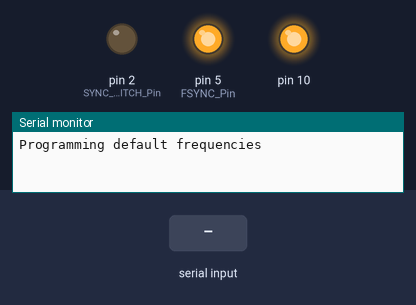
This sketch was run on a simulated Arduino Uno, built with avr-gcc and run on an emulated ATmega328P. On the bench: output pins drawn as LEDs (lit = HIGH), the last lines printed to the serial monitor. Inputs (shaded band) come from the test bench. Pins used as bus, display or sensor lines are not drawn.

Above: at 0.01 s.
At 3.7 s:
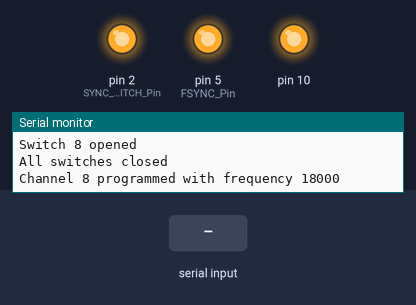
3.8 s: "reset\n" received over Serial
Timing chart, 0 to 6.8 s (numbered marks = the images above; inputs shaded):
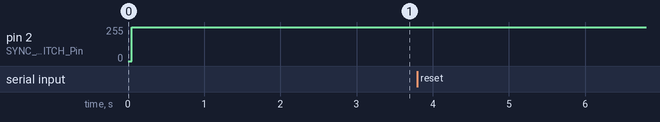

The sketch:

DDS_PCB.ino
```cpp
/* Code for programming the prototype Parallel CS board
Updated by Tom Dowrick 21.3.17
*/

// Library for handling the SPI transfer
#include <SPI.h>

#include "definitions.h"
#include "frequencies.h"
#include <stdio.h>

void setup() {

	Serial.begin(SERIAL_BAUD_RATE);

	// For SPI data transfer setup
	pinMode(FSYNC_Pin, OUTPUT);
	pinMode(SDATA_SPI_Pin, OUTPUT);
	pinMode(SCLK_SPI_Pin, OUTPUT);

	digitalWrite(FSYNC_Pin, HIGH); //Set FSYNC High. FSYNC is active low
	digitalWrite(SDATA_SPI_Pin, LOW);
	digitalWrite(SCLK_SPI_Pin, LOW);

	//For Digital Switch
	pinMode(SCLK_SWITCH_Pin, OUTPUT);
	pinMode(SYNC_SWITCH_Pin, OUTPUT);
	pinMode(RESET_SWITCH_Pin, OUTPUT);
	pinMode(DIN_SWITCH_Pin, OUTPUT);

	digitalWrite( SCLK_SWITCH_Pin, LOW );
	digitalWrite( DIN_SWITCH_Pin, LOW );
	digitalWrite( SYNC_SWITCH_Pin, HIGH );
	digitalWrite( RESET_SWITCH_Pin, HIGH );

	// Arduino handles most of the underlying SPI transfer by itself, set it up here
	SPI.begin();  // Enable SPI
	SPI.setBitOrder(MSBFIRST);  // Send data Most significant bit first, this is necessary for the AD9833
	SPI.setDataMode(SPI_MODE2);  // Set SPI Mode 2 (Data captured on falling edge of clock, clock inversion on)
	SPI.setClockDivider(SPI_CLOCK_DIV128);    // Set clock divider (optional)
}


void loop() {

	byte byteRead; // Serial read data
	int chan_to_program; //Channel number
	int val_to_program; // Frequency (Hz) or phase (degrees) value
	String what_to_program; // Freq, Phase, All or Reset

	// Program DDS chips according to values in Freqs[].
	Program_Freqs (Freqs, NUM_CHANNELS);

	// Allow setting of frequency/phase from serial monitor
	// Input 'freq chan_to_program val_to_program' to program frequency
	// 'phase chan_to_program val_to_program' to set phase

	while (1) {
		// Wait for Serial data to be received and parse it

		delay(ONE_SECOND_DELAY);

		if (Serial.available()) {

			what_to_program = Serial.readStringUntil(' '); // Get a string
			chan_to_program = Serial.parseInt(); // Get an int
			val_to_program = Serial.parseInt(); // Get an int

			// Process input and call appropriate commands
			// Can't use switch statement to do this as it won't accept a string as a comparator
			if (what_to_program == "reset") {
				Reset_All(NUM_CHANNELS);
			}

			else if (what_to_program == "all") {
				Program_Freqs(Freqs, NUM_CHANNELS);
			}

			else if (what_to_program == "freq")     {
				Set_AD9833_Frequency(val_to_program, chan_to_program);
			}

			else if (what_to_program == "phase")	 {
				Set_AD9833_Phase(val_to_program, chan_to_program);
			}

			// default case - invalid command has been passed
			else {
				Serial.println("Command not recognised.");
			}
		}
	}
}


void Program_Freqs (long Freqs [], int n_chans) {

	/* Loop through each freq/chan pair and program the switches/DDS chip */

	Serial.println("Programming default frequencies");
	for (int i = 0; i < n_chans; i++) {
		Set_AD9833_Frequency(Freqs[i], i + 1);
	}
}

// Additional functions that may be helpful

void Program_Then_Turn_Off(long Freqs[], int n_chans, unsigned int on_time_milli) {

	/* At the moment (6.12.16) we want to limit the injection time to some maximum value to be over-cautious.
If the specified injection time is too long, cancel the injections by resetting all DDS chips and return */

	if (on_time_milli > MAX_CAUTIOUS_INJECTION) {
		Serial.println("Injection time higher than maximum defined time. Turning off all DDS chips");
		Reset_All(n_chans);
		return;
	}

	//Program all of the channels, wait a specified time, then turn off.
	else {
		Program_Freqs(Freqs, n_chans);
		delay(on_time_milli);
		Reset_All(n_chans);
	}
}
```

Program_DDS.ino
```cpp
/* Functions to Program the AD9833, see http://www.analog.com/media/en/technical-documentation/application-notes/AN-1070.pdf for more details on the algorithm and technical details.

For a required frequency/phase value, a frequency/phase word is calculated which must be sent to the DDS chip over SPI */

#include "definitions.h"
#include "Arduino.h"
#include <stdio.h>

void AD9833_SendWord(unsigned int data, int chan) {
	/* SPI Data write can only send 8 bits at a time, so this splits up a 16 bit word and sends it as two parts. Unsigned int is 32 bits long, only the 16MSB are used.
	A few ms of delay are added before/after SPI transfer to account for propagation delay differences between digital isolators and switching circuitry */

	// Set FSYNC pin on the DDS chip we want to program
	Set_ADG984(chan);
	delay(SWITCH_DELAY_TIME);

	// SPI.transfer only sends 8 bits a a time
	// Send 16 bit word as two 8 bit sections
	SPI.transfer( (data >> 8) & SPI_BIT_MASK);
	SPI.transfer(data & SPI_BIT_MASK);

	// Disable SPI
	// We want to close all of the switches, so use some sentinel values >> than the number of switches (e.g. 1000) to make this happen
	Set_ADG984(CLOSE_ALL_SWITCHES);
	delay(SWITCH_DELAY_TIME);
}

unsigned long Get_Frequency_Word(long freq) {
	// Calculate the frequency word, which is 28 bits long.
	unsigned long freq_word = (unsigned long)(DDS_PROGRAM_CONSTANT / DDS_CLOCK_FREQUENCY * freq);
	return freq_word;
}


unsigned int Get_MSB(unsigned long freq_word) {
	// Get the MSB of the frequency word
	// The 4 MSB of the frequency word aren't used, this gets the next 14 MSB
	unsigned int msb = freq_word >> 14;

	// Set the two MSB to indiciate which DDS register data will be sent to.
	return msb | FREQ_REG_MASK;;
}


unsigned int Get_LSB(unsigned long freq_word) {
	// Get the LSB of the frequency word
	unsigned int lsb = freq_word & LSB_BIT_MASK;  // Gives the 14 LSB

	// Set the two MSB to indiciate which DDS register data will be sent to.
	return lsb | FREQ_REG_MASK;;
}


int Set_AD9833_Frequency(long freq, int chan) {
	/* Generate the frequency word, msb and lsb, and send to the DDS chips */

	// Abort if frequency is 0, negative or greater than 100kHz
	if (freq <= 0 || freq > MAX_FREQUENCY) {
		Serial.println("Invalid Frequency.");
		return -1;
	}

	// Generate the frequency register values for the desired frequency
	// Frequency value to send to AD9833, needs to be separated into two parts, 14 bits long each
	unsigned long freq_word =  Get_Frequency_Word(freq);
	unsigned int msb = Get_MSB(freq_word);
	unsigned int lsb = Get_LSB(freq_word);

	// Set control register, frequency register (in two parts LSB and MSB) and phase register
	AD9833_SendWord(CONTROL_REGISTER_VALUE, chan);       // Control register
	AD9833_SendWord(lsb, chan);                         // Frequency Regsiter part 1 (LSB)
	AD9833_SendWord(msb, chan);                         // Frequency Register part 2 (MSB)
	AD9833_SendWord(PHASE_REGISTER_VALUE, chan);        // Phase regsister, don't need to change this at the moment, so set to 0 phase

	// Everything OK, print confirmation
	char buffer[PRINT_BUFFER_SIZE];
	snprintf(buffer, PRINT_BUFFER_SIZE, "Channel %d programmed with frequency %ld", chan, freq);
	Serial.println(buffer);
	return 1;
}


unsigned int Set_AD9833_Phase(int phase, int chan) {
	/* Function to set only the phase of a particular channel, frequency remains unchanged.
Can be used to set particular phase difference between two channels */

	// Check phase is between 0-360
	if (phase < 0 || phase > 360) {
		Serial.println("Phase out of valid range (0-360)");
		phase = 0;
	}

	// Calculate phase word for required phase value
	// The phase on the DDS is equal to 12 LSB of phase word * 2*pi/PHASE_MAX
	unsigned int phase_word = (PHASE_REGISTER_VALUE + (phase / 360.0) * PHASE_REGISTER_MAX);

	// Set Phase register
	AD9833_SendWord(phase_word, chan);

	// Print confirmation
	char buffer[PRINT_BUFFER_SIZE];
	snprintf(buffer, PRINT_BUFFER_SIZE, "Channel %d programmed with phase %d", chan, phase);
	Serial.println(buffer);

	return phase_word;
}


void Sweep_Freq (int freq_min, int freq_step, int freq_max, int chan, int on_time) {
	/* Sweeps the frequency output on a channel, with increment and max value set by user.
freq_min: starting frequency (Hz)
freq_step: increment (Hz)
freq_max: Stopping frequency (Hz)
chan: which channel to program
on_time: how long to program each channel for (milliseconds) */

	for (int i = freq_min ; i <= freq_max; i = i + freq_step) {
		Set_AD9833_Frequency(i, chan);
		delay(on_time);
	}
}


void Reset_DDS(int chan) {
	/* Reset single channel to midscale output (turns off AC output) */
	AD9833_SendWord(RESET_CONTROL_REGISTER, chan);
}


void Reset_All(int n_chans) {
	/* Resets all channels to default output */
	for (int j = 1; j <= n_chans  ; j++) {
		Reset_DDS(j);
	}
	Serial.println("Resetting all channel");
}
```

Program_Switch.ino
```cpp
/* Function(s) for working with ADG984 digital switches */

#include "definitions.h"
#include "Arduino.h"
#include <stdio.h>

void Set_ADG984 (int channel_to_open) {
	/* Opens a single switch on the ADG984, to allow FSYNC to be routed to the appropriate DDS IC

19.10.15 Using an unconventional way to set the FSYNC pin on the DDS chip. Because the output from the digital isolators is low by default, and FSYNC is an active low signal, we actually want them all to be high.
Achieve this by sending an FSYNC signal from the microcontroller which is always high, then set a paricular DDS chip's pin high, by opening the corresponding switch on the ADG984, closing the switch will set it low.

Inputs  - channel_to_open, this is the channel we want to activate, i.e. set to digital LOW */

	// Program the switches
	// Set SYNC low, clock through switch setting values (0 or 1) , then set SYNC high to actually open/close switches
	digitalWrite(SYNC_SWITCH_Pin, LOW);

	// Iterate once for each switch.
	// Do this in descending order as that it how they are clocked into the switch IC
	for (int j = N_SWITCHES; j > 0; j--) {

		// Sets the target channel to digital LOW, by open circuting the switch, causing the digital isolator to take its default value of digital LOW
		if (j == channel_to_open) {
			digitalWrite(DIN_SWITCH_Pin, LOW);
		}
		// Sets all other channels digital HIGH, by connecting to the high FYSNC signal coming from the microcontroller.
		else {
			digitalWrite(DIN_SWITCH_Pin, HIGH);
		}

		// Generate clock pulse to clock in switch values to DIN pins.
		digitalWrite(SCLK_SWITCH_Pin, HIGH);
		digitalWrite(SCLK_SWITCH_Pin, LOW);

		// Set DIN low again
		digitalWrite(DIN_SWITCH_Pin, LOW);
	}

	// Set SYNC high to update switches
	digitalWrite(SYNC_SWITCH_Pin, HIGH);

	// Print message stating which switch was opened, of if they were all closed
	if (channel_to_open == CLOSE_ALL_SWITCHES) {
		Serial.println("All switches closed");
	}

	else {
		char buffer[PRINT_BUFFER_SIZE];
		snprintf(buffer, PRINT_BUFFER_SIZE, "Switch %d opened", channel_to_open);
		Serial.println(buffer);
	}
}
```

definitions.h
```cpp
#ifndef definitions_h
#define definitions_h

/* Main script definitions 		*/

// Arduino pin numberings
// Pin Descriptions:
// SDATA_SPI - Data signal for SPI, used to program AD9833
// SCLK_SPI - Clock signal for SPI, used to program AD9833
// FSYNC - SYNC pin for SPI, used to program AD9833, but is routed by the ADG985 switch, where it is input to the DIN pin.
// SCLK_Switch - Clock for ADG984 switch
// SYNC_Switch - Sync pin for switch. Active low, set low allows progamming of switches
// RESET_Switch - Reset pin for switch. Active low, Resets all switches to default, open, position.
// DIN_Switch - Send the values to open/close switches

#define FSYNC_Pin 5
#define SDATA_SPI_Pin 11
#define SCLK_SPI_Pin  13

#define SCLK_SWITCH_Pin 9
#define SYNC_SWITCH_Pin 2
#define RESET_SWITCH_Pin 3
#define DIN_SWITCH_Pin 4

// Maximum value for injection when operating with limited length injections (milliseconds)
#define MAX_CAUTIOUS_INJECTION 25000

#define ONE_SECOND_DELAY 1000
#define SERIAL_BAUD_RATE 9600

#define PRINT_BUFFER_SIZE 50


/* Program_DDS Defintions 		*/

// Clock generator frequency, set by resistor R_SET on the PCB. This is used in the formula for setting the DDS sine wave frequency (Hz)
#define DDS_CLOCK_FREQUENCY 10e6

#define SWITCH_DELAY_TIME 5    // Time to delay after programming switches
#define CONTROL_REGISTER_VALUE 0x2000    // Default value for control register of DDS chip
#define PHASE_REGISTER_VALUE 0xC000      // Default value for phase register of DDS chip
#define RESET_CONTROL_REGISTER 0x2100    // Reset control register of DDS to produce midscale output
#define PHASE_REGISTER_MAX 4096 // Maximum value of phase register
#define CLOSE_ALL_SWITCHES 1000 // If a value > N_SWITCHES is passed, then all switches are closed
#define DDS_PROGRAM_CONSTANT 0x10000000 // 2^28
#define MAX_FREQUENCY 1e5

// Bit masks and shifts
#define LSB_BIT_MASK 0x3fff // Gives the 14 LSB of an unsigned long
#define SPI_BIT_MASK 0xFF // Gives 8 MSB of an unsigned int
#define FREQ_REG_MASK 0x4000 	//Use Register 0 (set 2 MSB to 01). To use Register 1, set 2MSB to 10 (0x8000)


/* Program_Switch Definitions 	*/

#define N_SWITCHES 8

#endif
```

frequencies.h
```cpp
/* User can set the frequencies for the DDS chips here */

#ifndef frequencies_h
#define frequencies_h

#define NUM_CHANNELS 8

#define FREQ_1 5000
#define FREQ_2 6000
#define FREQ_3 7000
#define FREQ_4 9000
#define FREQ_5 10000
#define FREQ_6 11000
#define FREQ_7 18000
#define FREQ_8 18000

long Freqs[NUM_CHANNELS] = {	FREQ_1,
				FREQ_2,
				FREQ_3,
				FREQ_4,
				FREQ_5,
				FREQ_6,
				FREQ_7,
				FREQ_8};

#endif
```
